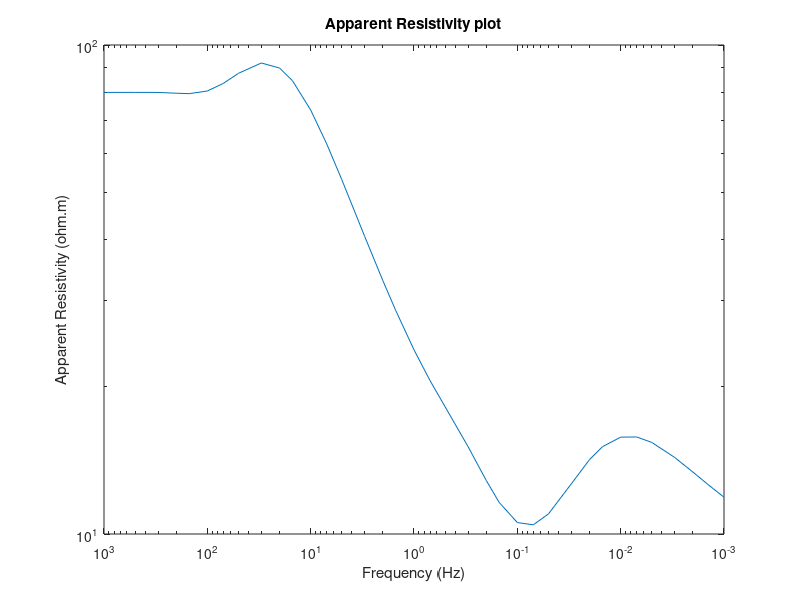
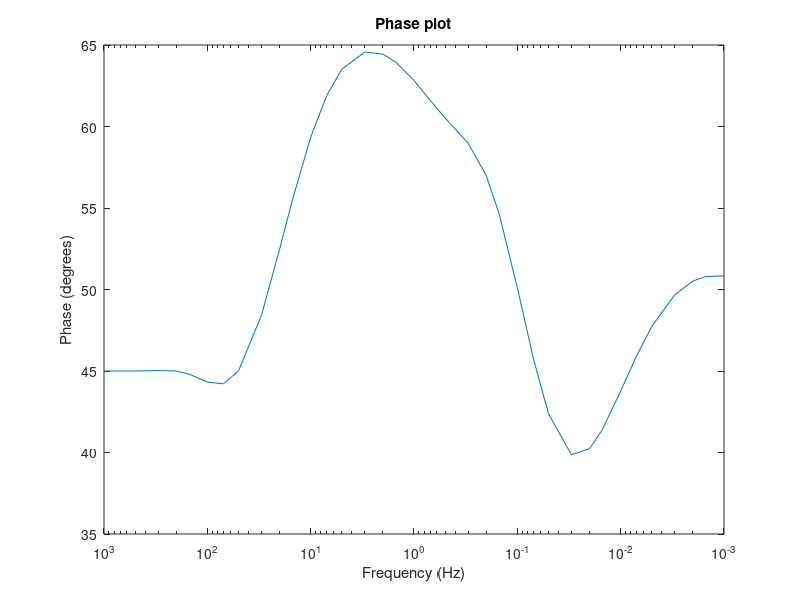

The MATLAB source for these figures, in order:
clear;  
%% FORWARD FORMULATION

f = [1000 700 500 300 200 150 100 70 50 30 20 15 10 7 5 3 2 1.5 1 0.7 0.5 0.3 0.2 0.15 0.1 0.07 0.05 0.03 0.02 0.015 0.01 0.007 0.005 0.003 0.002 0.0015 0.001];
om = 2*pi*f;
%rho = [1000 20 5000 50];
%h = [500 2000 5000];
rho = [80 8 80 8];                      %change parameters for resistivity
h = [1000 5000 10000];                  %change parameters for thickness of layer
mu = 4*pi*10^(-7);
K = sqrt(j*om*mu);
n = length(rho);
for i = 1:length(f)
    Z(n) = K(i)*sqrt(rho(n));
        for p = n:-1:2
            T(p-1) = K(i)*sqrt(rho(p-1))*tanh(K(i)*h(p-1)/(sqrt(rho(p-1))));
            S(p-1) = tanh(K(i)*h(p-1)/(sqrt(rho(p-1))))/(K(i)*sqrt(rho(p-1)));
            Z(p-1) = (Z(p) + T(p-1))/((Z(p)*S(p-1))+1);
        end
    pa(i) = (abs(Z(1))^2)/(om(i)*mu);
    phase(i) = (180/pi)*angle(Z(1));  
end

%% PLOT

loglog(f,pa);
hold on;
set (gca,'xdir','reverse')
title('Apparent Resistivity plot');
xlabel('Frequency (Hz)');
ylabel('Apparent Resistivity (ohm.m)');
figure;
semilogx(f,phase);
hold on;
set (gca,'xdir','reverse')
title('Phase plot');
xlabel('Frequency (Hz)');
ylabel('Phase (degrees)');

